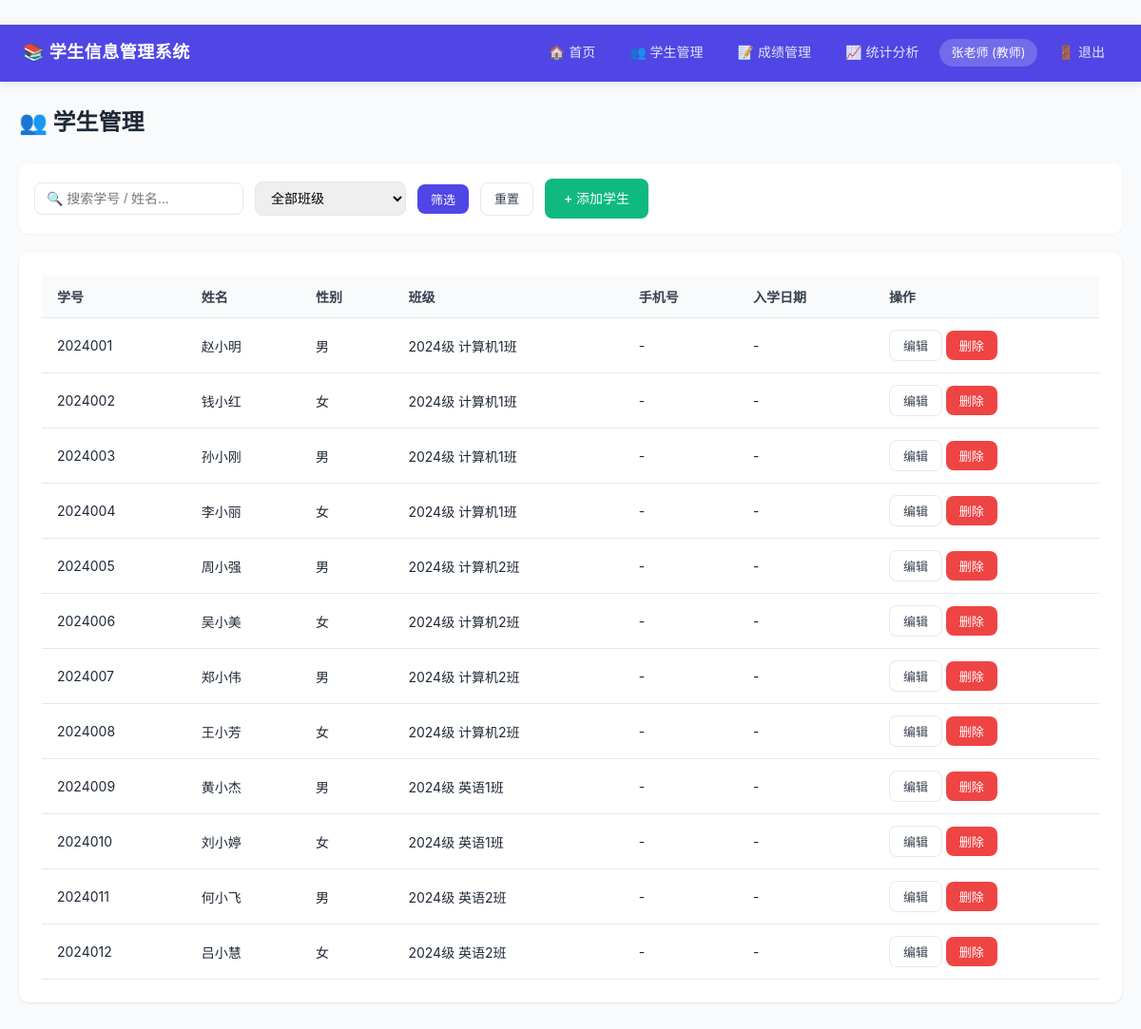
Page /teacher/students/ (signed in) on the committed database.
### core/models.py (models this page shows, shortened)
class User(AbstractUser):
    ROLE_CHOICES = (
        ("student", "学生"),
        ("teacher", "教师"),
    )
    role = models.CharField(max_length=10, choices=ROLE_CHOICES, verbose_name="角色")
    phone = models.CharField(max_length=20, blank=True, verbose_name="手机号")
    class Meta:
        verbose_name = "用户"
        verbose_name_plural = "用户"

class Student(models.Model):
    user = models.OneToOneField(User, on_delete=models.CASCADE, verbose_name="用户")
    student_no = models.CharField(max_length=20, unique=True, verbose_name="学号")
    class_obj = models.ForeignKey(
        Class, on_delete=models.SET_NULL, null=True, blank=True,
        related_name="students", verbose_name="所属班级"
    )
    gender = models.CharField(
        max_length=4,
        choices=(("男", "男"), ("女", "女")),
        default="男",
        verbose_name="性别",
    )
    birth_date = models.DateField(null=True, blank=True, verbose_name="出生日期")
    address = models.CharField(max_length=200, blank=True, verbose_name="家庭住址")
    enrollment_date = models.DateField(null=True, blank=True, verbose_name="入学日期")
    class Meta:
        verbose_name = "学生"
        verbose_name_plural = "学生"
        ordering = ["student_no"]

class Class(models.Model):
    name = models.CharField(max_length=50, unique=True, verbose_name="班级名称")
    grade = models.CharField(max_length=20, verbose_name="年级")
    created_at = models.DateTimeField(auto_now_add=True, verbose_name="创建时间")
    class Meta:
        verbose_name = "班级"
        verbose_name_plural = "班级"
        ordering = ["grade", "name"]

### core/views.py (the view)
# urls.py: path("teacher/students/", views.student_list, name="student_list"),
@login_required
@teacher_required
def student_list(request):
    students = Student.objects.select_related("user", "class_obj").all()
    class_filter = request.GET.get("class")
    search = request.GET.get("search", "")
    if class_filter:
        students = students.filter(class_obj_id=class_filter)
    if search:
        students = students.filter(
            Q(student_no__icontains=search)
            | Q(user__first_name__icontains=search)
            | Q(user__username__icontains=search)
        )
    classes = Class.objects.all()
    context = {
        "students": students,
        "classes": classes,
        "class_filter": class_filter,
        "search": search,
    }
    return render(request, "core/student_list.html", context)

### core/templates/core/student_list.html (shortened to what this page needs)
﻿{% extends "core/base.html" %}
{% block content %}
<div class="page-header">
    <h1>👥 学生管理</h1>
</div>
<div class="filter-bar">
    <form method="get" style="display:flex;gap:12px;align-items:center;flex-wrap:wrap;">
        <input type="text" name="search" placeholder="🔍 搜索学号 / 姓名..." value="{{ search }}" style="width:220px;">
        <select name="class">
            <option value="">全部班级</option>
        </select>
        <button type="submit" class="btn btn-primary btn-sm">筛选</button>
        <a href="{% url 'student_list' %}" class="btn btn-outline btn-sm">重置</a>
    </form>
    <a href="{% url 'student_add' %}" class="btn btn-success">+ 添加学生</a>
</div>
<div class="card">
    <div class="table-wrap">
        <table>
            <thead>
                <tr>
                    <th>学号</th><th>姓名</th><th>性别</th><th>班级</th><th>手机号</th><th>入学日期</th><th>操作</th>
                </tr>
            </thead>
            <tbody>
                {% for s in students %}
                <tr>
                    <td>{{ s.student_no }}</td>
                    <td>{{ s.user.first_name|default:"-" }}</td>
                    <td>{{ s.gender }}</td>
                    <td>{{ s.class_obj.grade }} {{ s.class_obj.name|default:"-" }}</td>
                    <td>{{ s.user.phone|default:"-" }}</td>
                    <td>{{ s.enrollment_date|default:"-" }}</td>
                    <td>
                        <a href="{% url 'student_edit' s.pk %}" class="btn btn-outline btn-sm">编辑</a>
                        <a href="{% url 'student_delete' s.pk %}" class="btn btn-danger btn-sm" onclick="return confirm('确定删除该学生吗？')">删除</a>
                    </td>
                </tr>
                {% empty %}
                <tr><td colspan="7" style="text-align:center;color:var(--gray-600);padding:40px;">暂无学生数据</td></tr>
                {% endfor %}
            </tbody>
        </table>
    </div>
</div>
{% endblock %}

### core/templates/core/base.html (shortened to what this page needs)
﻿<!DOCTYPE html>
<html lang="zh-CN">
<head>
    {% load static %}
    <link rel="stylesheet" href="{% static 'css/style.css' %}">
</head>
<body>
    {% if user.is_authenticated %}
    <nav class="navbar">
        <a href="/" class="brand" style="color:#fff;text-decoration:none;">📚 学生信息管理系统</a>
        <div class="nav-links">
            {% if user.role == "student" %}
                <a href="{% url 'student_dashboard' %}">🏠 首页</a>
                <a href="{% url 'student_info' %}">👤 个人信息</a>
                <a href="{% url 'student_grades' %}">📊 成绩查询</a>
            {% elif user.role == "teacher" %}
                <a href="{% url 'teacher_dashboard' %}">🏠 首页</a>
                <a href="{% url 'student_list' %}">👥 学生管理</a>
                <a href="{% url 'grade_list' %}">📝 成绩管理</a>
                <a href="{% url 'statistics' %}">📈 统计分析</a>
            {% endif %}
            <span class="user-badge">{{ user.first_name|default:user.username }} ({{ user.get_role_display }})</span>
            <a href="{% url 'logout' %}">🚪 退出</a>
        </div>
    </nav>
    {% endif %}
    <div class="container">
        {% block content %}{% endblock %}
    </div>
</body>
</html>

### static/css/style.css (style rules this page uses)
* { margin: 0; padding: 0; box-sizing: border-box; }
body { font-family: -apple-system, BlinkMacSystemFont, "Segoe UI", Roboto, "Noto Sans SC", sans-serif; background: var(--gray-50); color: var(--gray-800); line-height: 1.6; min-height: 100vh; }
.navbar { background: var(--primary); color: #fff; padding: 0 24px; height: 60px; display: flex; align-items: center; justify-content: space-between; box-shadow: 0 2px 8px rgba(79,70,229,0.15); }
.navbar .brand { font-size: 18px; font-weight: 700; letter-spacing: 0.5px; }
.navbar .nav-links { display: flex; gap: 8px; align-items: center; }
.navbar .nav-links a { color: rgba(255,255,255,0.85); text-decoration: none; padding: 6px 14px; border-radius: 6px; font-size: 14px; transition: all 0.2s; }
.navbar .nav-links .user-badge { background: rgba(255,255,255,0.2); padding: 4px 12px; border-radius: 20px; font-size: 13px; }
.container { max-width: 1200px; margin: 0 auto; padding: 24px 20px; }
.page-header { margin-bottom: 24px; }
.page-header h1 { font-size: 24px; font-weight: 700; color: var(--gray-800); }
.card { background: #fff; border-radius: var(--radius); box-shadow: 0 1px 3px rgba(0,0,0,0.06), 0 1px 2px rgba(0,0,0,0.04); padding: 24px; margin-bottom: 20px; }
.table-wrap { overflow-x: auto; }
table { width: 100%; border-collapse: collapse; font-size: 14px; }
table th, table td { padding: 12px 16px; text-align: left; border-bottom: 1px solid var(--gray-200); }
table th { background: var(--gray-50); font-weight: 600; color: var(--gray-700); white-space: nowrap; }
.btn { display: inline-flex; align-items: center; gap: 6px; padding: 10px 20px; border: none; border-radius: 8px; font-size: 14px; font-weight: 500; cursor: pointer; text-decoration: none; transition: all 0.2s; }
.btn-primary { background: var(--primary); color: #fff; }
.btn-success { background: var(--success); color: #fff; }
.btn-danger { background: var(--danger); color: #fff; }
.btn-outline { background: #fff; color: var(--gray-700); border: 1px solid var(--gray-200); }
.btn-sm { padding: 6px 14px; font-size: 13px; }
.filter-bar { display: flex; gap: 12px; align-items: center; flex-wrap: wrap; margin-bottom: 20px; padding: 16px; background: #fff; border-radius: var(--radius); box-shadow: 0 1px 3px rgba(0,0,0,0.04); }
.filter-bar select, .filter-bar input { padding: 8px 12px; border: 1px solid var(--gray-200); border-radius: 8px; font-size: 14px; }

### rows in the picture
User: first_name "张老师", role "教师"
Student: student_no "2024001", user.first_name "赵小明", gender "男", class_obj.grade "2024级", class_obj.name "计算机1班", user.phone "-", enrollment_date "-"
Student: student_no "2024002", user.first_name "钱小红", gender "女", class_obj.grade "2024级", class_obj.name "计算机1班", user.phone "-", enrollment_date "-"
Student: student_no "2024003", user.first_name "孙小刚", gender "男", class_obj.grade "2024级", class_obj.name "计算机1班", user.phone "-", enrollment_date "-"
Student: student_no "2024004", user.first_name "李小丽", gender "女", class_obj.grade "2024级", class_obj.name "计算机1班", user.phone "-", enrollment_date "-"
Student: student_no "2024005", user.first_name "周小强", gender "男", class_obj.grade "2024级", class_obj.name "计算机2班", user.phone "-", enrollment_date "-"
Student: student_no "2024006", user.first_name "吴小美", gender "女", class_obj.grade "2024级", class_obj.name "计算机2班", user.phone "-", enrollment_date "-"
Student: student_no "2024007", user.first_name "郑小伟", gender "男", class_obj.grade "2024级", class_obj.name "计算机2班", user.phone "-", enrollment_date "-"
Student: student_no "2024008", user.first_name "王小芳", gender "女", class_obj.grade "2024级", class_obj.name "计算机2班", user.phone "-", enrollment_date "-"
Student: student_no "2024009", user.first_name "黄小杰", gender "男", class_obj.grade "2024级", class_obj.name "英语1班", user.phone "-", enrollment_date "-"
Student: student_no "2024010", user.first_name "刘小婷", gender "女", class_obj.grade "2024级", class_obj.name "英语1班", user.phone "-", enrollment_date "-"
Student: student_no "2024011", user.first_name "何小飞", gender "男", class_obj.grade "2024级", class_obj.name "英语2班", user.phone "-", enrollment_date "-"
Student: student_no "2024012", user.first_name "吕小慧", gender "女", class_obj.grade "2024级", class_obj.name "英语2班", user.phone "-", enrollment_date "-"
